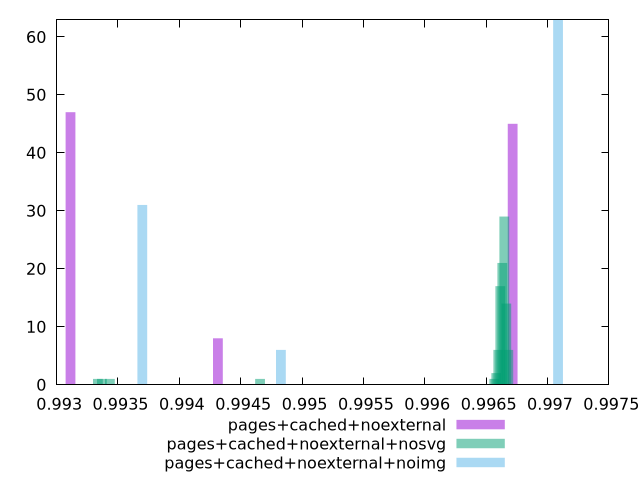

Source code (gnuplot):
$_pagesCachedNoexternal <<EOF
0.9931131549665352 47
0.994314017306277 8
0.9967157419857609 45
EOF
$_pagesCachedNoexternalNosvg <<EOF
0.9965824952008263 2
0.9965988074818228 6
0.9933689758445138 1
0.9966151197628194 17
0.9966314320438159 21
0.9966477443248124 29
0.9966640566058089 14
0.9966803688868054 6
0.9965661829198298 1
0.994657646043238 1
0.9934342249684998 1
0.9933363512825207 1
EOF
$_pagesCachedNoexternalNoimg <<EOF
0.9970858777928037 63
0.9936982700539833 31
0.9948274726335901 6
EOF
set key outside below
set terminal pngcairo
set output "report_00005_2020-11-02T22-26-11.212Z/interactive/interactive_pages+cached+noexternal_pages+cached+noexternal+nosvg_pages+cached+noexternal+noimg+hist.png"
set boxwidth 0.00007945445652536965
set style fill transparent solid 0.5 noborder
set yrange [0:63]
plot $_pagesCachedNoexternal title "pages+cached+noexternal" with boxes ,$_pagesCachedNoexternalNosvg title "pages+cached+noexternal+nosvg" with boxes ,$_pagesCachedNoexternalNoimg title "pages+cached+noexternal+noimg" with boxes ,
